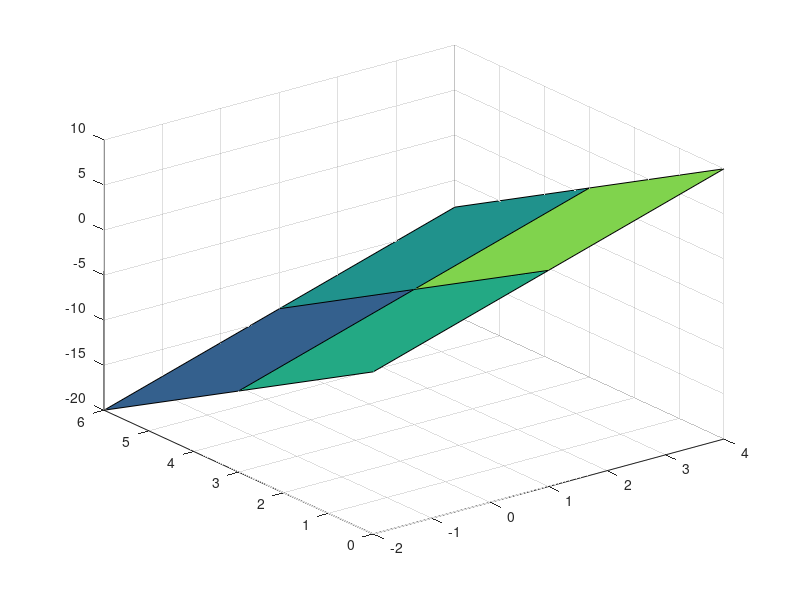

Here is the MATLAB script that generated this plot:
%Plot a plane.

x=linspace(-2,4,3);
y=linspace(0,6,3);
%turns a vector into a square matrix
[X,Y]=meshgrid(x,y);
Z=2*X-3*Y+2*ones(size(X));
surf(X,Y,Z)
